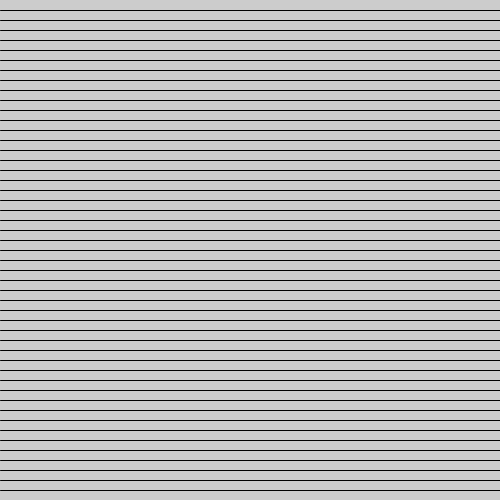
Frame 1 (no input)
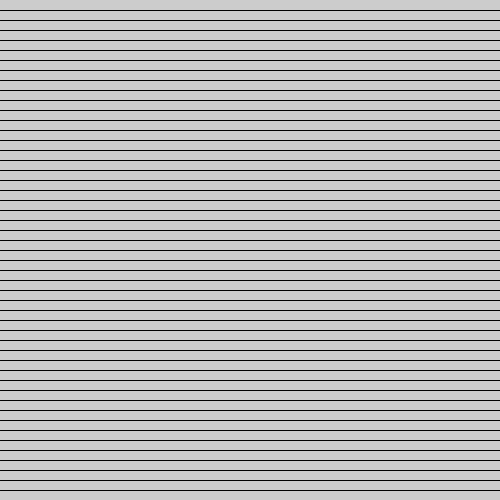
Frame 2 (the mouse pressed at the canvas centre, redrawn once)

The Processing sketch that drew these frames (run headless with seeded random() and noise(); the mouse was pressed at the canvas centre and the sketch redrawn once):

// Processing sketch: line_grides
// ── line_grides.pde
void setup() {
  size(500, 500);
}
void draw() {
  drawGrid();
  noLoop();
}

void drawGrid() {
  for (int i=10; i<=width; i+=10){
    line(0, i, width, i); 
  }
}
